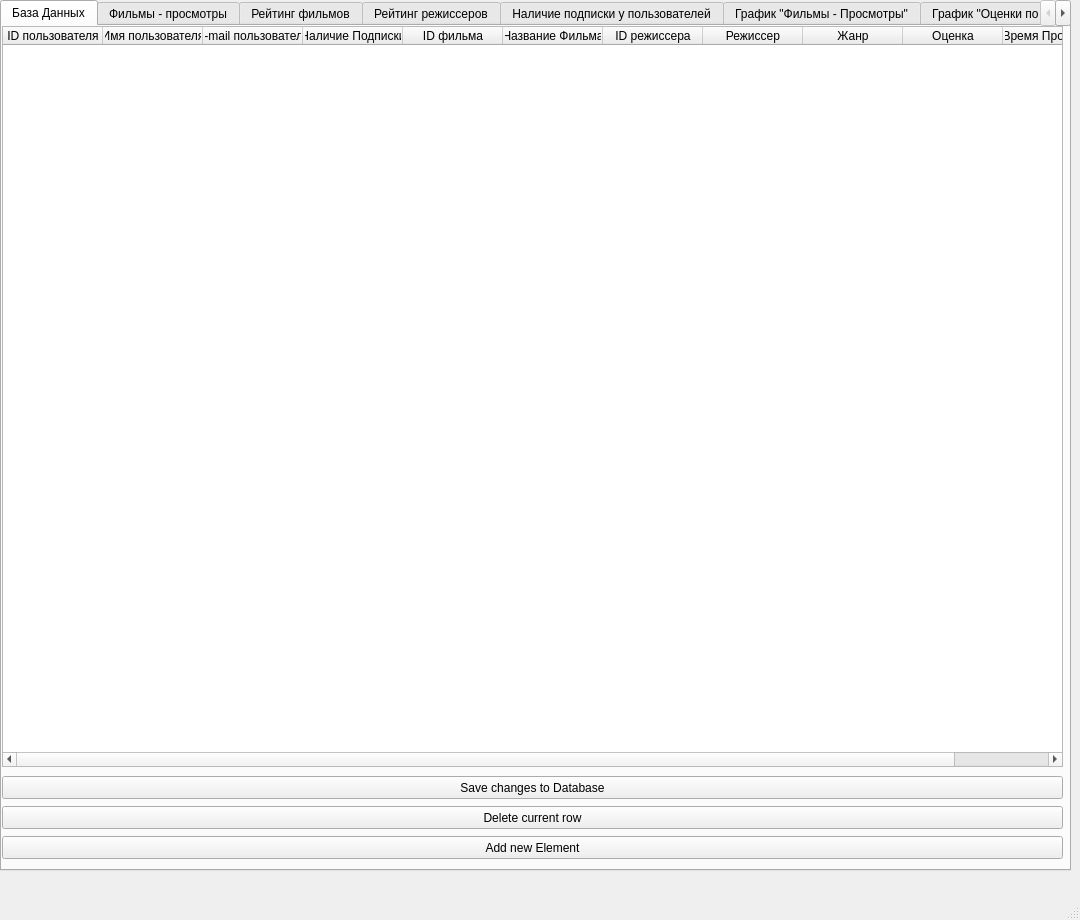
<?xml version="1.0" encoding="UTF-8"?>
<ui version="4.0">
 <class>FilmsDb</class>
 <widget class="QMainWindow" name="FilmsDb">
  <property name="enabled">
   <bool>true</bool>
  </property>
  <property name="geometry">
   <rect>
    <x>0</x>
    <y>0</y>
    <width>1080</width>
    <height>920</height>
   </rect>
  </property>
  <property name="maximumSize">
   <size>
    <width>1080</width>
    <height>1080</height>
   </size>
  </property>
  <property name="windowTitle">
   <string>Films Database App</string>
  </property>
  <property name="documentMode">
   <bool>false</bool>
  </property>
  <widget class="QWidget" name="centralwidget">
   <widget class="QWidget" name="verticalLayoutWidget">
    <property name="geometry">
     <rect>
      <x>0</x>
      <y>0</y>
      <width>1071</width>
      <height>871</height>
     </rect>
    </property>
    <layout class="QVBoxLayout" name="verticalLayout">
     <item>
      <widget class="QTabWidget" name="dbTabs">
       <property name="currentIndex">
        <number>0</number>
       </property>
       <widget class="QWidget" name="tab">
        <attribute name="title">
         <string>База Данных</string>
        </attribute>
        <widget class="QTableWidget" name="dbTableWidget">
         <property name="geometry">
          <rect>
           <x>0</x>
           <y>0</y>
           <width>1061</width>
           <height>741</height>
          </rect>
         </property>
         <column>
          <property name="text">
           <string>ID пользователя</string>
          </property>
         </column>
         <column>
          <property name="text">
           <string>Имя пользователя</string>
          </property>
         </column>
         <column>
          <property name="text">
           <string>E-mail пользователя</string>
          </property>
         </column>
         <column>
          <property name="text">
           <string>Наличие Подписки</string>
          </property>
         </column>
         <column>
          <property name="text">
           <string>ID фильма</string>
          </property>
         </column>
         <column>
          <property name="text">
           <string>Название Фильма</string>
          </property>
         </column>
         <column>
          <property name="text">
           <string>ID режиссера</string>
          </property>
         </column>
         <column>
          <property name="text">
           <string>Режиссер</string>
          </property>
         </column>
         <column>
          <property name="text">
           <string>Жанр</string>
          </property>
         </column>
         <column>
          <property name="text">
           <string>Оценка</string>
          </property>
         </column>
         <column>
          <property name="text">
           <string>Время Просмотра</string>
          </property>
         </column>
        </widget>
        <widget class="QPushButton" name="tableSaveButton">
         <property name="geometry">
          <rect>
           <x>0</x>
           <y>750</y>
           <width>1061</width>
           <height>23</height>
          </rect>
         </property>
         <property name="text">
          <string>Save changes to Database</string>
         </property>
        </widget>
        <widget class="QPushButton" name="tableAddButton">
         <property name="geometry">
          <rect>
           <x>0</x>
           <y>810</y>
           <width>1061</width>
           <height>23</height>
          </rect>
         </property>
         <property name="text">
          <string>Add new Element</string>
         </property>
        </widget>
        <widget class="QPushButton" name="deleteButton">
         <property name="geometry">
          <rect>
           <x>0</x>
           <y>780</y>
           <width>1061</width>
           <height>23</height>
          </rect>
         </property>
         <property name="text">
          <string>Delete current row</string>
         </property>
        </widget>
       </widget>
       <widget class="QWidget" name="tab_2">
        <attribute name="title">
         <string>Фильмы - просмотры</string>
        </attribute>
        <widget class="QTableWidget" name="dbTableFilmViewsWidget">
         <property name="geometry">
          <rect>
           <x>0</x>
           <y>0</y>
           <width>1061</width>
           <height>841</height>
          </rect>
         </property>
         <column>
          <property name="text">
           <string>Название Фильма</string>
          </property>
         </column>
         <column>
          <property name="text">
           <string>Количество Просмотров</string>
          </property>
         </column>
        </widget>
       </widget>
       <widget class="QWidget" name="tab_3">
        <attribute name="title">
         <string>Рейтинг фильмов</string>
        </attribute>
        <widget class="QTableWidget" name="dbTableFilmRatingsWidget">
         <property name="geometry">
          <rect>
           <x>0</x>
           <y>0</y>
           <width>1061</width>
           <height>841</height>
          </rect>
         </property>
         <column>
          <property name="text">
           <string>Название фильма</string>
          </property>
         </column>
         <column>
          <property name="text">
           <string>Оценка</string>
          </property>
         </column>
        </widget>
       </widget>
       <widget class="QWidget" name="tab_4">
        <attribute name="title">
         <string>Рейтинг режиссеров</string>
        </attribute>
        <widget class="QTableWidget" name="dbTableRejRatingsWidget">
         <property name="geometry">
          <rect>
           <x>0</x>
           <y>0</y>
           <width>1061</width>
           <height>841</height>
          </rect>
         </property>
         <column>
          <property name="text">
           <string>Режиссер</string>
          </property>
         </column>
         <column>
          <property name="text">
           <string>Оценка</string>
          </property>
         </column>
        </widget>
       </widget>
       <widget class="QWidget" name="tab_5">
        <attribute name="title">
         <string>Наличие подписки у пользователей</string>
        </attribute>
        <widget class="QTableWidget" name="dbTableSubscribeStatsWidget">
         <property name="geometry">
          <rect>
           <x>0</x>
           <y>0</y>
           <width>1061</width>
           <height>841</height>
          </rect>
         </property>
         <column>
          <property name="text">
           <string>Имя пользователя</string>
          </property>
         </column>
         <column>
          <property name="text">
           <string>E-mail пользователя</string>
          </property>
         </column>
         <column>
          <property name="text">
           <string>Наличие Подписки</string>
          </property>
         </column>
        </widget>
       </widget>
       <widget class="QWidget" name="tab_6">
        <attribute name="title">
         <string>График &quot;Фильмы - Просмотры&quot;</string>
        </attribute>
       </widget>
       <widget class="QWidget" name="tab_7">
        <attribute name="title">
         <string>График &quot;Оценки по частоте&quot;</string>
        </attribute>
       </widget>
       <widget class="QWidget" name="tab_8">
        <attribute name="title">
         <string>График &quot;Фильмы - рейтинг&quot;</string>
        </attribute>
       </widget>
       <widget class="QWidget" name="tab_9">
        <attribute name="title">
         <string>График &quot;Фильмы - рейтинг(Scatter)&quot;</string>
        </attribute>
       </widget>
       <widget class="QWidget" name="tab_10">
        <attribute name="title">
         <string>Диаграмма Бокса-Вискера для среднего количества просмотров</string>
        </attribute>
       </widget>
      </widget>
     </item>
    </layout>
   </widget>
  </widget>
  <widget class="QMenuBar" name="menubar">
   <property name="geometry">
    <rect>
     <x>0</x>
     <y>0</y>
     <width>1080</width>
     <height>21</height>
    </rect>
   </property>
  </widget>
  <widget class="QStatusBar" name="statusbar"/>
 </widget>
 <resources/>
 <connections/>
</ui>
